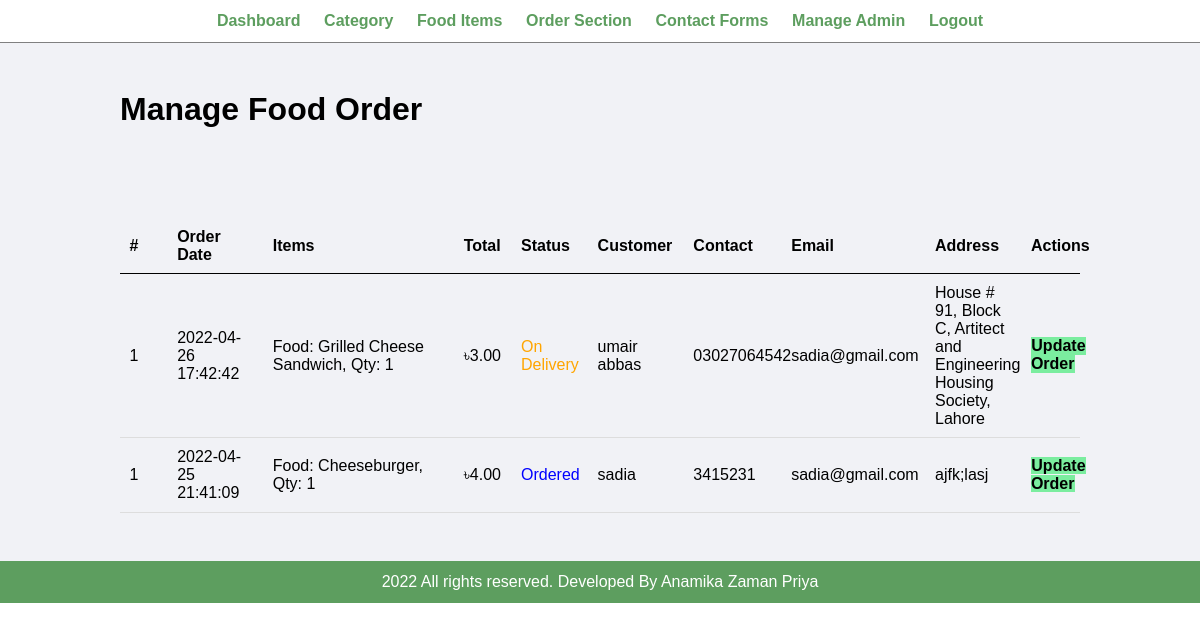
Page /admin/manage-order.php (signed in) on the committed database.
### tables this page shows
CREATE TABLE `tbl_order` (
  `id` int(10) UNSIGNED NOT NULL,
  `food` varchar(5000) NOT NULL,
  `total` decimal(10,2) NOT NULL,
  `order_date` datetime NOT NULL,
  `status` varchar(50) NOT NULL,
  `customer_name` varchar(150) NOT NULL,
  `customer_contact` varchar(20) NOT NULL,
  `customer_email` varchar(150) NOT NULL,
  `customer_address` varchar(255) NOT NULL,
  `order_type` varchar(250) NOT NULL,
  `bkash_number` varchar(250) NOT NULL,
  `transaction_id` varchar(250) NOT NULL
);

### admin/manage-order.php (the view, shortened to what this page needs)
<?php include('partials/menu.php'); ?>
<div class="main-content">
    <div class="wrapper">
        <h1>Manage Food Order</h1>
                <br /><br /><br />
                <br><br>
                <table class="tbl-full">
                    <tr>
                        <th width="5%">#</th>
                        <th width="10%">Order Date</th>
                        <th width="20%">Items</th>
                        <th width="6%">Total</th>
                        <th width="8%">Status</th>
                        <th width="10%">Customer</th>
                        <th width="10%">Contact</th>
                        <th width="15%">Email</th>
                        <th width="10%">Address</th>
                        <th>Actions</th>
                    </tr>
                    <?php
                        $sql = "SELECT * FROM tbl_order ORDER BY id DESC";
                        $res = mysqli_query($conn, $sql);
                        $count = mysqli_num_rows($res);
                        $sn = 1;
                        if($count>0)
                        {
                            while($row=mysqli_fetch_assoc($res))
                            {
                                $id = $row['id'];
                                $food = unserialize($row['food']);
                                $total = $row['total'];
                                $order_date = $row['order_date'];
                                $status = $row['status'];
                                $customer_name = $row['customer_name'];
                                $customer_contact = $row['customer_contact'];
                                $customer_email = $row['customer_email'];
                                $customer_address = $row['customer_address'];
                                ?>
                                    <tr>
                                        <td><?php echo $sn; ?> </td>
                                        <td><?php echo $order_date; ?></td>
                                        <td>
                                            <?php
                                                foreach($food as $keys => $values){?>
                                            Food: <?php echo $values["food"]; ?>, Qty: <?php echo $values["qty"]; ?> <br>
                                            <?php }?>
                                        </td>
                                        <td><?php echo '৳'.$total; ?></td>
                                        <td>
                                            <?php
                                                if($status=="Ordered")
                                                {
                                                    echo "<label style='color: blue;'>$status</label>";
                                                }
                                                elseif($status=="On Delivery")
                                                {
                                                    echo "<label style='color: orange;'>$status</label>";
                                                }
                                                elseif($status=="Delivered")
                                                {
                                                    echo "<label style='color: green;'><b>$status</b></label>";
                                                }
                                                elseif($status=="Cancelled")
                                                {
                                                    echo "<label style='color: red;'>$status</label>";
                                                }
                                            ?>
                                        </td>
                                        <td><?php echo $customer_name; ?></td>
                                        <td><?php echo $customer_contact; ?></td>
                                        <td><?php echo $customer_email; ?></td>
                                        <td><?php echo $customer_address; ?></td>
                                        <td>
                                            <a href="<?php echo SITEURL; ?>admin/update-order.php?id=<?php echo $id; ?>" class="btn-secondary">Update Order</a>
                                        </td>
                                    </tr>
                                <?php
                            }
                        $sn++;}
                        else
                        {
                            echo "<tr><td colspan='12' class='error'>Orders not Available</td></tr>";
                        }
                    ?>
                </table>
    </div>
</div>
<?php include('partials/footer.php'); ?>

### css/admin.css (style rules this page uses)
* { margin: 0; padding: 0; font-family: Arial, Helvetica, sans-serif; }
.wrapper { padding: 1%; width: 80%; margin: 0 auto; }
.tbl-full { width: 100%; }
table { border-collapse: collapse; width: 100%; }
th, td { padding: 8px; text-align: left; border-bottom: 1px solid #ddd; }
table tr th { border-bottom: 1px solid black; padding: 1%; text-align: left; }
table tr td { padding: 1%; }
.btn-secondary { background-color: #7bed9f; padding: 1%; color: black; text-decoration: none; font-weight: bold; }
.main-content { background-color: #f1f2f6; padding: 3% 0; }

### rows in the picture
tbl_order: sn "1", order_date "2022-04-26 17:42:42", food "Grilled Cheese Sandwich", qty "1", total "3.00", status "On Delivery", customer_name "umair abbas", customer_contact "03027064542", customer_email "sadia@gmail.com", customer_address "House # 91, Block C, Artitect and Engineering Housing Society, Lahore"
tbl_order: sn "1", order_date "2022-04-25 21:41:09", food "Cheeseburger", qty "1", total "4.00", status "Ordered", customer_name "sadia", customer_contact "3415231", customer_email "sadia@gmail.com", customer_address "ajfk;lasj"
